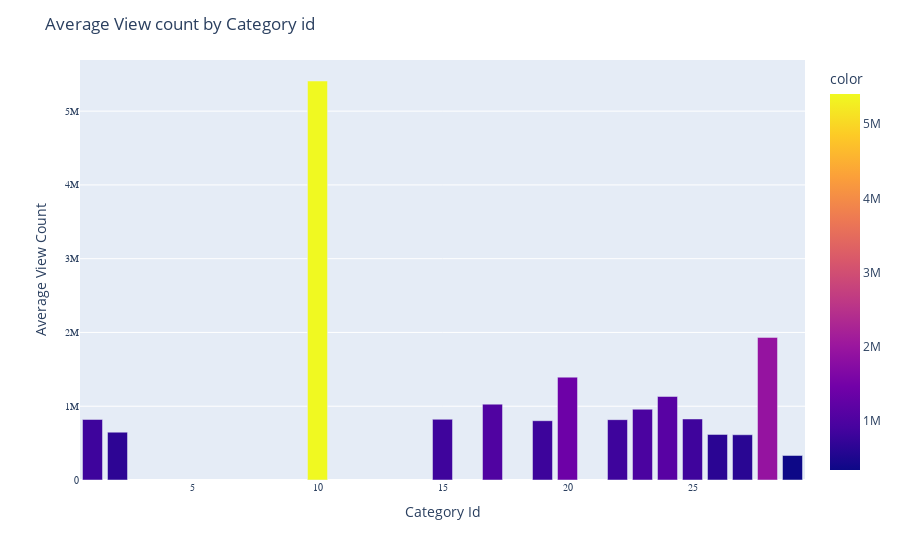

Write notebook code for a chart like this one.
### Code cell
import plotly.express as px
import json

cat_count=df.groupby("categoryId")["view_count"].mean()

fig = px.bar(cat_count, x=cat_count.index, y=cat_count.values ,color=cat_count.values)

fig.update_xaxes(title_text='Category Id',title_font = {"size": 14},tickfont=dict(family='Rockwell', size=10))
fig.update_yaxes(title_text='Average View Count',title_font = {"size": 14},tickfont=dict(family='Rockwell', size=10))

fig.update_layout(title_text='Average View count by Category id')
fig.show()

### Figure 1 — Plotly figure (JSON) as saved in the notebook; plotly's stock layout.template omitted (floating-point values rounded to 4 significant figures)
{"data": [{"alignmentgroup": "True", "hovertemplate": "categoryId=%{x}<br>y=%{y}<br>color=%{marker.color}<extra></extra>", "legendgroup": "", "marker": {"color": [820700.0, 648300.0, 5408000.0, 823000.0, 1028000.0, 803700.0, 1394000.0, 817900.0, 959200.0, 1132000.0, 827100.0, 618000.0, 613300.0, 1933000.0, 332300.0], "coloraxis": "coloraxis", "pattern": {"shape": ""}}, "name": "", "offsetgroup": "", "orientation": "v", "showlegend": false, "textposition": "auto", "type": "bar", "x": [1, 2, 10, 15, 17, 19, 20, 22, 23, 24, 25, 26, 27, 28, 29], "xaxis": "x", "y": [820700.0, 648300.0, 5408000.0, 823000.0, 1028000.0, 803700.0, 1394000.0, 817900.0, 959200.0, 1132000.0, 827100.0, 618000.0, 613300.0, 1933000.0, 332300.0], "yaxis": "y"}], "layout": {"barmode": "relative", "coloraxis": {"colorbar": {"title": {"text": "color"}}, "colorscale": [[0, "#0d0887"], [0.1111, "#46039f"], [0.2222, "#7201a8"], [0.3333, "#9c179e"], [0.4444, "#bd3786"], [0.5556, "#d8576b"], [0.6667, "#ed7953"], [0.7778, "#fb9f3a"], [0.8889, "#fdca26"], [1, "#f0f921"]]}, "legend": {"tracegroupgap": 0}, "margin": {"t": 60}, "title": {"text": "Average View count by Category id"}, "xaxis": {"anchor": "y", "domain": [0, 1], "tickfont": {"family": "Rockwell", "size": 10}, "title": {"font": {"size": 14}, "text": "Category Id"}}, "yaxis": {"anchor": "x", "domain": [0, 1], "tickfont": {"family": "Rockwell", "size": 10}, "title": {"font": {"size": 14}, "text": "Average View Count"}}}}
